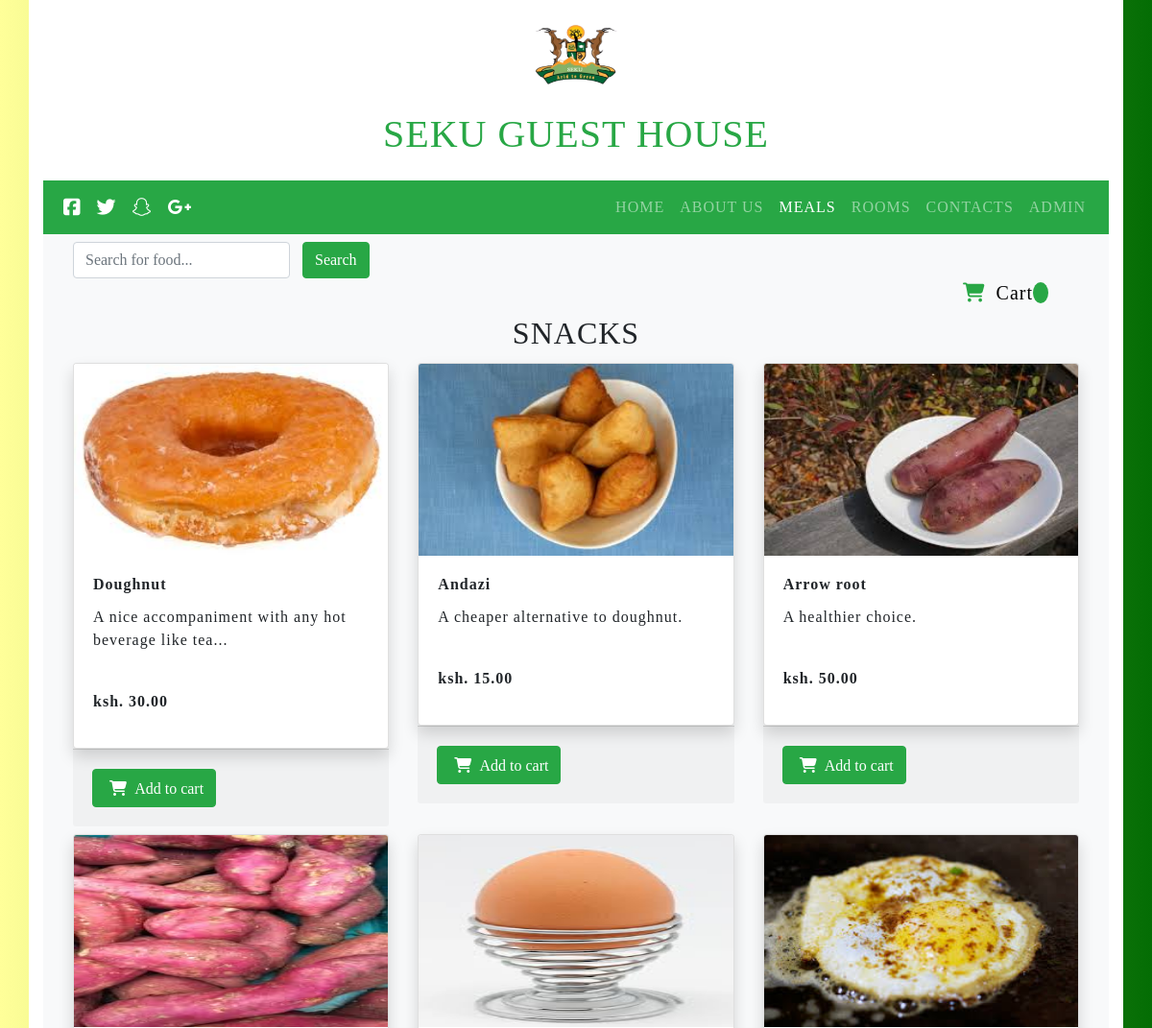
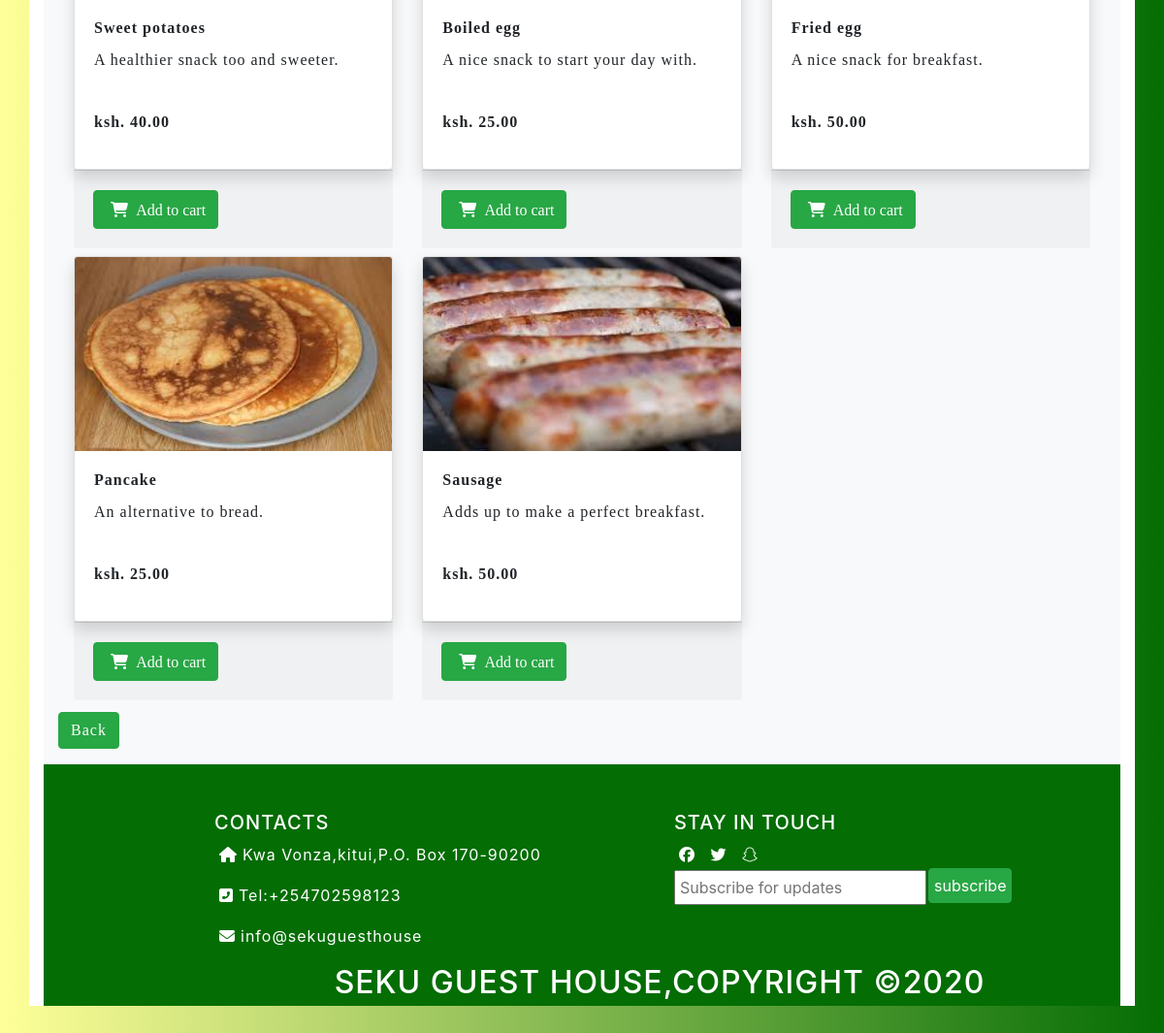
The app's page /sub-meal2.php with its own data (2 pictures, top to bottom).
### tables this page shows
CREATE TABLE `menu` (
  `FOOD_ID` int(10) NOT NULL,
  `NAME_OF_FOOD` varchar(100) NOT NULL,
  `CAT_OF_FOOD` varchar(100) NOT NULL,
  `PRICE` float(10,2) NOT NULL,
  `IMAGES` varchar(200) NOT NULL,
  `DESCRIPTION` varchar(200) NOT NULL,
  `FOOD_CODE` varchar(10) NOT NULL
);

### sub-meal2.php (the view, shortened to what this page needs)
<?php
include_once 'admin/includes/db.php';
?>
<!DOCTYPE html>
<html>
    <head>
        <link rel="stylesheet" href="css/meals.css">
        <link rel="stylesheet" type="text/css" href="css/bootstrap.css">
        <link href="http://cdnjs.cloudflare.com/ajax/libs/font-awesome/4.3.0/css/font-awesome.css" rel="stylesheet"  type='text/css'>
    </head>
  <div class="container bg-white">
            <div class="text-center " mr-5>
        <img src="images\Sekulogo.png" height=100px/>
                <div class="text-success py-3">
         <h2 class="h1 heading-4">SEKU GUEST HOUSE</h2>
                    </div class="bg-primary">
                </div>
        <nav class="navbar navbar-expand-lg navbar-dark badge-success">
            <a class="navbar-brand" href="#">
                <i class="fab fa-facebook-square"></i>
                <i class="fab fa-twitter"></i>
                <i class="fab fa-snapchat"></i>
                <i class="fab fa-google-plus-g"></i>
            </a>
            <div class="collapse navbar-collapse justify-content-end"  id="nav">
              <div class="navbar-nav pr-lg" >
                <a class="nav-item nav-link" href="index.php">HOME</a>
                <a class="nav-item nav-link" href="about.php">ABOUT US</a>
                <a class="nav-item nav-link active" href="meals.php"><span class="sr-only">(current)</span>MEALS</a>
                <a class="nav-item nav-link" href="Rooms.php">ROOMS</a>
                <a class="nav-item nav-link" href="contacts.php">CONTACTS</a>
                <a class="nav-item nav-link" href="admin/adminlog.php">ADMIN</a>
              </div>
            </div>
          </nav>
<section class="container bg-light py-2">
       <div>
      <form action="search.php" method="POST" class="form-inline" style="display: inline;">
        <input class="form-control mr-sm-2 ml-sm-3" type="text" name="q" placeholder="Search for food..." aria-label="Search">
        <button class="btn btn-success my-sm-0" type="submit" name="search">Search</button>
      </form>
     <a href="order-cart.php" style="text-decoration: none;color:#000;">
      <h5 align="right" class="mx-5"><i class="fas fa-shopping-cart text-success"></i>  Cart <span id="cart-item" class="rounded-circle bg-success px-2 text-white"></span></h5></a>
    </div>
    <h2 class="text-center">SNACKS</h2>
              <?php
                if (!$connect){
                die("Database connection failed!");
              }else{
                $query = 'SELECT * FROM menu where CAT_OF_FOOD="snacks"';
                $sql = mysqli_query($connect,$query);
                echo '<div class="row">';
                while($row=mysqli_fetch_assoc($sql)){
                  echo '<div class="col-lg-4 col-md-3 col-sm-12 my-1">';
                  echo '<div class="card shadow">';
                        echo '<img src="admin/images/'.$row["IMAGES"].'" class="card-img-top" alt="Snacks" width="300px" height="200px">';
                    echo '<div class="card-body">';
                      echo '<h6 class="card-title"><strong>'.$row['NAME_OF_FOOD'].'</strong></h6>';
                      echo '<p class="card-text">'.$row['DESCRIPTION'].'</p><br>';
                      echo '<p><strong>ksh. '.$row['PRICE'].'</strong></p>';
                  echo '</div>';
                    echo '</div>';
                  echo '<div class="card-footer">';
                    echo '<form action="" class="form-submit">';
                    ?>
                              <button class="btn btn-success text-center my-2 addItemBtn" name="add_to_cart"><i class="fas fa-shopping-cart"></i> Add to cart</button>
                    <?php
                      echo '</form>';
                      echo '</div>';
                    echo '</div>';
            }
            echo '</div>';
          }
        ?>
        <span><a href="meals.php" class="btn btn-success my-2">Back</a></span>
      </section>
    <footer>
        <div class="content justify-content-center">
  <div class="row">
  <div class="col-lg-6 col-md-6">
  <h5>CONTACTS</h5>
  <p><i class="fas fa-home"></i>Kwa Vonza,kitui,P.O. Box 170-90200</p>
  <p><i class="fas fa-phone-square-alt"></i>Tel:+254702598123</p>
  <p><i class="fas fa-envelope"></i>info@sekuguesthouse</p>
  </div>
<div class="col-lg-6 col-md-6">
  <h5>STAY IN TOUCH</h5>
  <i class="fab fa-facebook"></i>
  <i class="fab fa-twitter"></i>
  <i class="fab fa-snapchat"></i><br>
  <input type="email" placeholder="Subscribe for updates"><button class="btn btn-success">subscribe</button>
  </div>
  </div>
  <h2>SEKU GUEST HOUSE,COPYRIGHT &copy;2020</h2>
  </div>
      </div>
  </body>
</html>

### css/meals.css (style rules this page uses)
html, body, div, span, object, iframe, h1, h2, h3, h4, h5, h6, p, blockquote, pre, abbr, address, cite, code, del, dfn, em, img, ins, kbd, q, samp, small, strong, sub, sup, var, b, i, dl, dt, dd, ol, ul, li, fieldset, form, label, legend, table, caption, tbody, tfoot, thead, tr, th, td, article, aside, canvas, details, figcaption, figure, footer, header, hgroup, menu, nav, section, summary, time, mark, audio, video { margin:0; padding:0; border:0; outline:0; font-size:100%; vertical-align:baseline; background:transparent; }
i { padding:5px; }
h2 { text-align: center; font-weight: bold; }
.heading-4 { font-weight:bold; font-family:Georgia, 'Times New Roman', Times, serif; }
article,aside,details,figcaption,figure, footer,header,hgroup,menu,nav,section { display:block; }
a { margin:0; padding:0; font-size:100%; vertical-align:baseline; background:transparent; text-decoration: none; }
.navbar { font-family:Georgia, 'Times New Roman', Times, serif; }
input, select { vertical-align:middle; }
section { font-family:Georgia, 'Times New Roman', Times, serif; }
.content { padding-left:10rem; padding-top:3em; background-color:#046d04; color: white; }
.content .btn { padding:5px; margin-left:2px; }
.content input { padding:4px; margin-top:3px; }
footer h2 { margin-bottom:1em; text-align:center; padding-bottom:5px; }

### records on screen
menu: IMAGES (picture), NAME_OF_FOOD "Doughnut", DESCRIPTION "A nice accompaniment with any hot beverage like tea...", PRICE "30.00"
menu: IMAGES (picture), NAME_OF_FOOD "Andazi", DESCRIPTION "A cheaper alternative to doughnut.", PRICE "15.00"
menu: IMAGES (picture), NAME_OF_FOOD "Arrow root", DESCRIPTION "A healthier choice.", PRICE "50.00"
menu: IMAGES (picture), NAME_OF_FOOD "Sweet potatoes", DESCRIPTION "A healthier snack too and sweeter.", PRICE "40.00"
menu: IMAGES (picture), NAME_OF_FOOD "Boiled egg", DESCRIPTION "A nice snack to start your day with.", PRICE "25.00"
menu: IMAGES (picture), NAME_OF_FOOD "Fried egg", DESCRIPTION "A nice snack for breakfast.", PRICE "50.00"
menu: IMAGES (picture), NAME_OF_FOOD "Pancake", DESCRIPTION "An alternative to bread.", PRICE "25.00"
menu: IMAGES (picture), NAME_OF_FOOD "Sausage", DESCRIPTION "Adds up to make a perfect breakfast.", PRICE "50.00"
